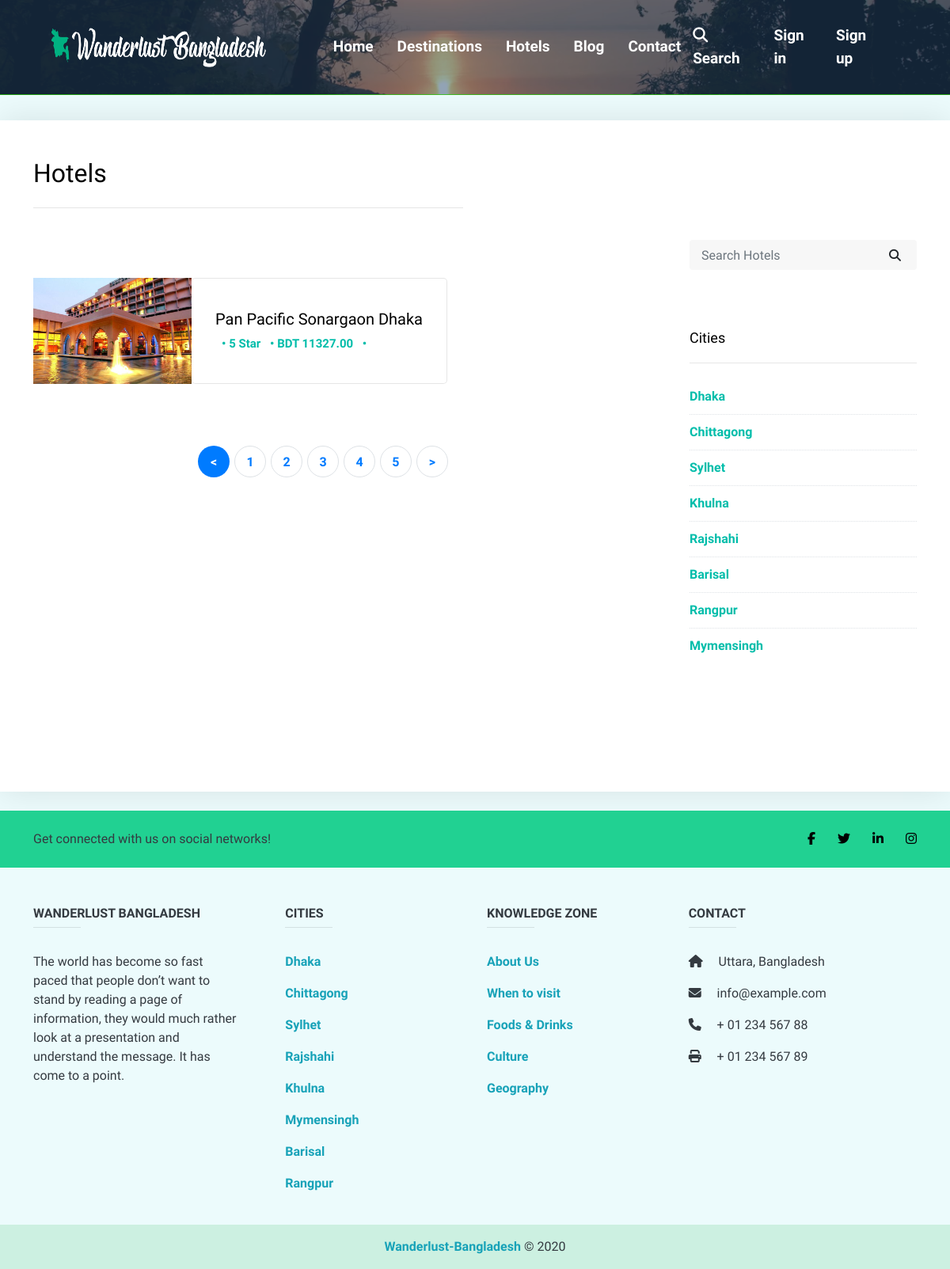
Page /hotels.php on the committed database.
### tables this page shows
CREATE TABLE `hotels` (
  `hotel_id` int(11) NOT NULL,
  `hotel_name` varchar(255) NOT NULL,
  `hotel_city` varchar(255) NOT NULL,
  `hotel_city_id` int(11) NOT NULL,
  `hotel_type` varchar(255) NOT NULL,
  `hotel_map` varchar(255) NOT NULL,
  `hotel_info` varchar(255) NOT NULL,
  `hotel_price` decimal(10,2) NOT NULL,
  `website` varchar(255) NOT NULL,
  `author` varchar(255) NOT NULL,
  `hotel_pic` varchar(255) NOT NULL,
  `hotel_address` varchar(255) NOT NULL,
  `hotel_views` int(255) NOT NULL,
  `add_date` datetime NOT NULL DEFAULT current_timestamp() ON UPDATE current_timestamp(),
  `hotel_tags` varchar(255) NOT NULL,
  `hotel_status` varchar(255) NOT NULL
);

CREATE TABLE `cities` (
  `city_id` int(30) NOT NULL,
  `city_name` varchar(255) NOT NULL,
  `time` datetime NOT NULL DEFAULT current_timestamp() ON UPDATE current_timestamp()
);

### hotels/hotels-cities.php (the view, shortened to what this page needs)
<div class="sidebar-box">
    <h3 class="heading">Cities</h3>
    <ul class="categories">
        <?php
         $city_grab = "SELECT * FROM cities";
         $cat_response = mysqli_query($conn, $city_grab);
         while ($row = mysqli_fetch_assoc($cat_response)) {
             $cat_title = $row['city_name'];
             echo " <li><a href=''> $cat_title</a></li>";
         }
         ?>
    </ul>
</div>

### hotels/hotels-list.php (shortened to what this page needs)
<?php
$show_blogs = "SELECT * FROM hotels WHERE hotel_status = 'published' ORDER BY hotel_id DESC";
$result = mysqli_query($conn, $show_blogs);
if (mysqli_num_rows($result) > 0) {
    while ($row = mysqli_fetch_assoc($result)) {
        $hotel_name = $row['hotel_name'];
        $hotel_image = $row['hotel_pic'];
        $hotel_type = $row['hotel_type'];
        $hotel_price = $row['hotel_price'];
?>
        <div class="row mb-5 mt-5">
            <div class="col-md-12">
                <div class="post-entry-horzontal">
                    <a href="article.php">
                        <div class="image element-animate" data-animate-effect="fadeIn">
                            <img src="img/hotel/<?php echo $hotel_image; ?>" alt="hotel_picture">
                        </div>
                        <span class="text">
                            <h2><?php echo $hotel_name; ?></h2>
                            <div class="hotel-meta">
                                <span class="mr-2"></span>&bullet;
                                <span class="mr-2"><?php echo $hotel_type; ?></span> &bullet;
                                <span class="mr-2">BDT <?php echo $hotel_price; ?> </span> &bullet;
                            </div>
                        </span>
                    </a>
                </div>
            </div>
        </div>
<?php
    }
}
?>

### css/style.css (style rules this page uses)
* { margin: 0; padding: 0; }
body { font-family: "Josefin Sans", sans-serif; background-color: #ecfbfc; }
a, a:hover, a:focus, a:active { text-decoration: none; -webkit-transition-duration: 500ms; transition-duration: 500ms; outline: none; font-weight: 600; }
ul, ol { margin: 0; padding: 0; }
li { list-style: none; }
h1, h2, h3, h4, h5 { color: #000; font-family: "Inconsolata", monospace; }
img { max-width: 100%; height: auto; }
a { -webkit-transition: 0.3s all ease; transition: 0.3s all ease; text-decoration: none; color: #00bdaa; }
.post-entry-horzontal { margin-bottom: 30px; }
.post-entry-horzontal a { overflow: hidden; display: table; position: relative; top: 0; -webkit-transition: 0.1s all ease; transition: 0.1s all ease; }
.post-entry-horzontal a .image, .post-entry-horzontal a .text { display: table-cell; vertical-align: middle; }
.post-entry-horzontal a .image { width: 200px; background-size: cover; background-position: center center; border-radius: 5px; }
.post-entry-horzontal a .text { padding: 30px; width: calc(100 - 200px); border: 1px solid #e6e6e6; border-radius: 5px; border-left: none; }
.post-entry-horzontal a .text h2 { font-size: 20px; }
.sidebar-box { margin-bottom: 4em; font-size: 15px; width: 100%; float: left; background: inherit; }
.sidebar-box *:last-child { margin-bottom: 0; }
.sidebar-box .heading { font-size: 18px; margin-bottom: 30px; padding-bottom: 20px; border-bottom: 1px solid #e6e6e6; }
.categories, .sidelink { padding: 0; margin: 0; font-weight: 400; }
.categories li, .sidelink li { padding: 0; margin: 0; position: relative; margin-bottom: 10px; padding-bottom: 10px; border-bottom: 1px dotted #dee2e6; list-style: none; }
.categories li:last-child, .sidelink li:last-child { margin-bottom: 0; border-bottom: none; padding-bottom: 0; }
.categories li a, .sidelink li a { display: block; font-size: 16px; }
.hotel-meta { font-size: 15px; color: #00bdaa; }

### rows in the picture
hotels: hotel_pic (picture), hotel_name "Pan Pacific Sonargaon Dhaka", hotel_type "5 Star", hotel_price "11327.00"
cities: city_name "Dhaka"
cities: city_name "Chittagong"
cities: city_name "Sylhet"
cities: city_name "Khulna"
cities: city_name "Rajshahi"
cities: city_name "Barisal"
cities: city_name "Rangpur"
cities: city_name "Mymensingh"
